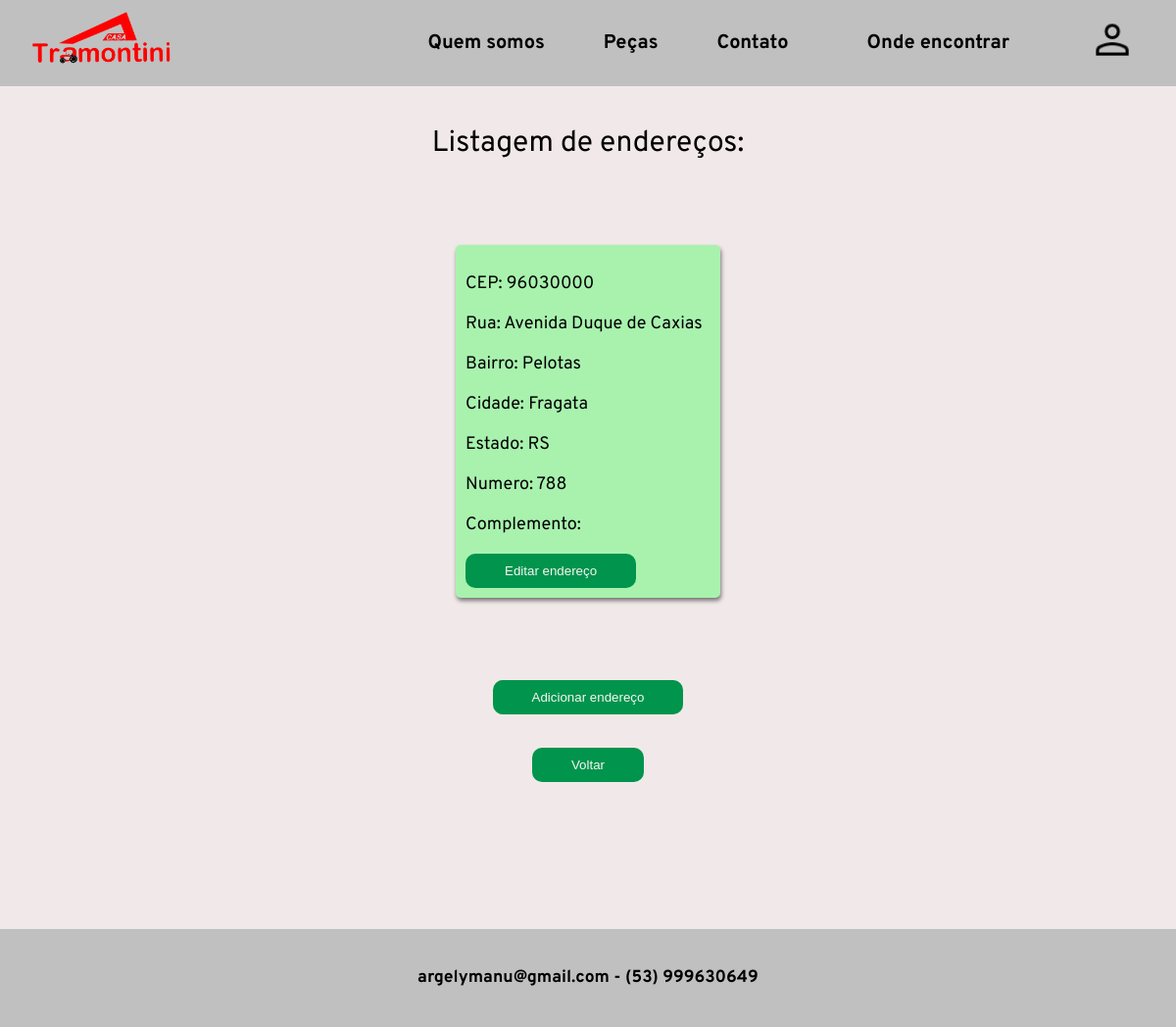
The app's page /listagem_endereco.php (signed in) with its own data.
### tables this page shows
CREATE TABLE `endereco` (
  `cod_end` int(11) NOT NULL,
  `cep` int(10) NOT NULL,
  `estado` varchar(50) NOT NULL,
  `municipio` varchar(100) NOT NULL,
  `bairro` varchar(50) NOT NULL,
  `rua` varchar(100) DEFAULT NULL,
  `numero` int(10) DEFAULT NULL,
  `complemento` varchar(50) DEFAULT NULL,
  `cod_pessoa` int(11) NOT NULL
);

### controllers/funcoes_db.php (called while the page is built, shortened)
<?php
function fazconexao(){
    try{
        $conexao = new PDO("mysql:host=localhost; dbname=projeto; charset=utf8", "root","");
        $conexao->setAttribute(PDO::ATTR_ERRMODE, PDO::ERRMODE_EXCEPTION);
        return($conexao);
        }
    catch(PDOException $ex){
    die($ex->getMessage());
    }
}
function ConsultaSelectAll($sql,$parametros=array()){
    try {
        $conexaoBD = fazConexao();
        $consulta = $conexaoBD->prepare($sql);
        if (sizeof($parametros) > 0) {
           $result = $consulta->execute($parametros);
        }
        else{
            $result = $consulta->execute();
        }
        $resultados = $consulta->fetchAll(PDO::FETCH_ASSOC);
        return($resultados);
    }
    catch (PDOException $e) {
       echo $e;
    }
}
?>

### listagem_endereco.php (the view, shortened to what this page needs)
<?php
    include_once('includes/header.php');
    include_once('includes/menu_cliente.php');
    include_once('controllers/funcoes_db.php');
$array = array($_SESSION["email"]);
$query = "select * from pessoas join endereco on(pessoas.cod_pessoa=endereco.cod_pessoa) where email = ?";
$resultados=ConsultaSelectAll($query,$array);
?>
<p class="nome">Listagem de endereços:</p>
<div class="blocao">
    <div class="blocos">
    <?php
        foreach($resultados as $linha) {
    ?>
            <div class="bloco">
                <form action="./editar_end.php" method="post">
                    <p>CEP:  <?php echo $linha['cep']?></p>
                    <p>Rua:  <?php echo $linha['rua']?></p>
                    <p>Bairro:  <?php echo $linha['bairro']?></p>
                    <p>Cidade:  <?php echo $linha['municipio']?></p>
                    <p>Estado:  <?php echo $linha['estado']?></p>
                    <p>Numero:  <?php echo $linha['numero']?></p>
                    <p>Complemento:  <?php echo $linha['complemento']?></p>
                    <button type="submit" id="botao" name="botao" value="Editar Endereco"> Editar endereço</button>
                </form>
            </div>
<?php
}
?>
    </div>
</div>
<div class="nome">
    <form action="cad_endereco.php" method="POST">
        <p><button type="submit" id="botao" name="botao" value="Adicionar"> Adicionar endereço </button></p>
    </form>
    <form action="perfil_cliente.php" method="post">
        <p><button type="submit" id="botao" name="botao" value="Voltar"> Voltar </button></p>
    </form>
</div>
<?php
    include_once('includes/footer.php');
?>

### css/estilo.css (style rules this page uses)
body { background-color: #f1e9e9; }
body, li, ul, a { margin: 0; padding: 0; font-family: 'overpass'; text-decoration: none; list-style: none; color: black; font-size: 20px; }
.nome { font-size: 30px; font-family: "overpass"; text-align: center; padding-top: 10px; color: black; }
.blocao { justify-content: center; display:flex; padding: 15px 0 0 0; }
.bloco { display: flex; flex-direction: column; background-color: #a8f2ae; width: 250px; margin: 20px 23px; padding: 10px; font-size: 18px; border-radius: 5px; box-shadow: 1px 3px 4px rgba(0,0,0,.5); }
.blocos { display: flex; float: left; align-items: stretch; flex-wrap: wrap; margin: 20px 0px; align-content: center; }
#botao { padding: 10px 40px; border: 0; border-radius: 10px; background-color: #01944C; color:#f6f6f6; cursor:pointer; }

### records on screen
endereco: cep "96030000", rua "Avenida Duque de Caxias", bairro "Pelotas", municipio "Fragata", estado "RS", numero "788"
